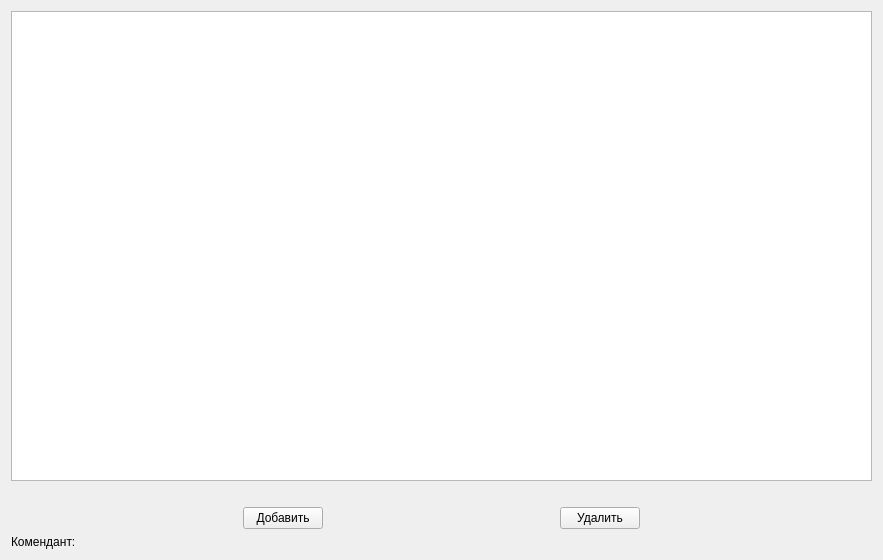
<?xml version="1.0" encoding="UTF-8"?>
<ui version="4.0">
 <class>ManageDatabase</class>
 <widget class="QWidget" name="ManageDatabase">
  <property name="geometry">
   <rect>
    <x>0</x>
    <y>0</y>
    <width>883</width>
    <height>560</height>
   </rect>
  </property>
  <property name="windowTitle">
   <string>Form</string>
  </property>
  <layout class="QVBoxLayout" name="verticalLayout">
   <item>
    <widget class="QTableView" name="tableView"/>
   </item>
   <item>
    <spacer name="verticalSpacer">
     <property name="orientation">
      <enum>Qt::Vertical</enum>
     </property>
     <property name="sizeType">
      <enum>QSizePolicy::Fixed</enum>
     </property>
     <property name="sizeHint" stdset="0">
      <size>
       <width>20</width>
       <height>20</height>
      </size>
     </property>
    </spacer>
   </item>
   <item>
    <layout class="QHBoxLayout" name="horizontalLayout">
     <item>
      <spacer name="horizontalSpacer">
       <property name="orientation">
        <enum>Qt::Horizontal</enum>
       </property>
       <property name="sizeHint" stdset="0">
        <size>
         <width>40</width>
         <height>20</height>
        </size>
       </property>
      </spacer>
     </item>
     <item>
      <widget class="QPushButton" name="pushButton">
       <property name="text">
        <string>Добавить</string>
       </property>
      </widget>
     </item>
     <item>
      <spacer name="horizontalSpacer_2">
       <property name="orientation">
        <enum>Qt::Horizontal</enum>
       </property>
       <property name="sizeHint" stdset="0">
        <size>
         <width>40</width>
         <height>20</height>
        </size>
       </property>
      </spacer>
     </item>
     <item>
      <widget class="QPushButton" name="pushButton_2">
       <property name="text">
        <string>Удалить</string>
       </property>
      </widget>
     </item>
     <item>
      <spacer name="horizontalSpacer_3">
       <property name="orientation">
        <enum>Qt::Horizontal</enum>
       </property>
       <property name="sizeHint" stdset="0">
        <size>
         <width>40</width>
         <height>20</height>
        </size>
       </property>
      </spacer>
     </item>
    </layout>
   </item>
   <item>
    <widget class="QLabel" name="state_label">
     <property name="text">
      <string>Комендант:</string>
     </property>
    </widget>
   </item>
  </layout>
 </widget>
 <resources/>
 <connections/>
</ui>
